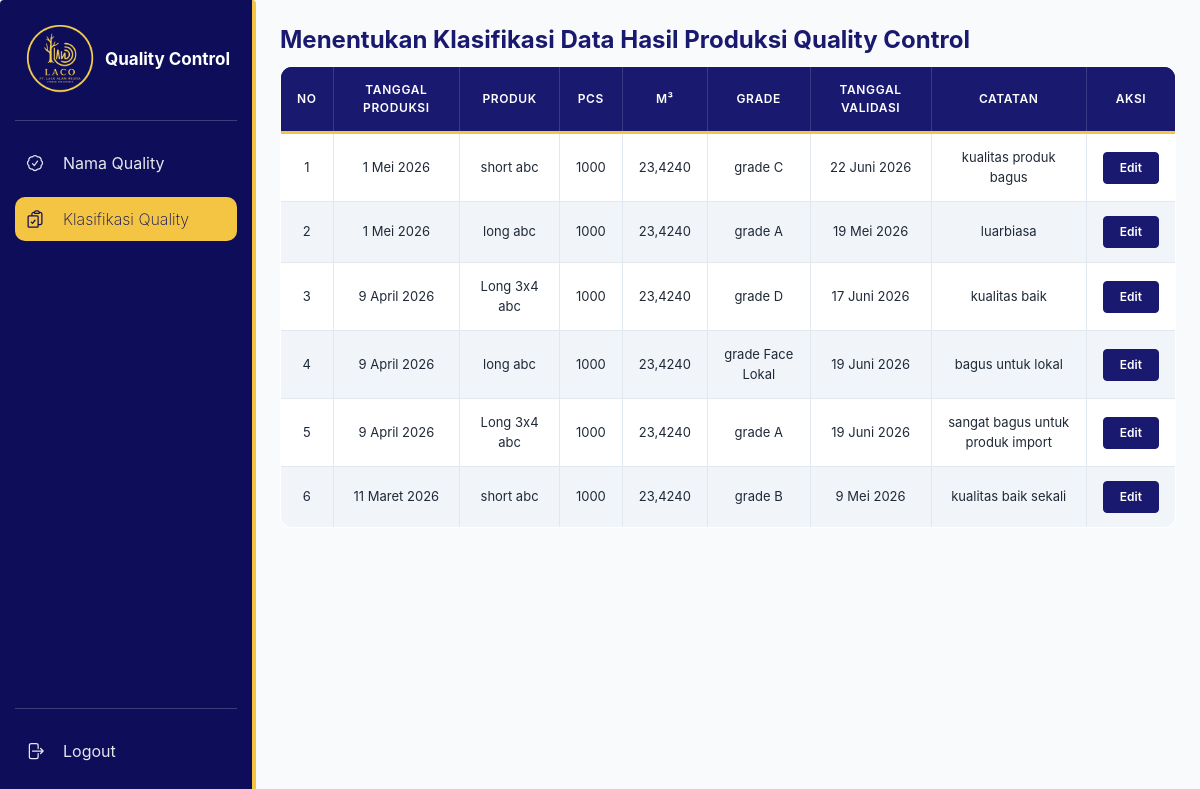
The app's page /qc/qc/ (signed in), older data.
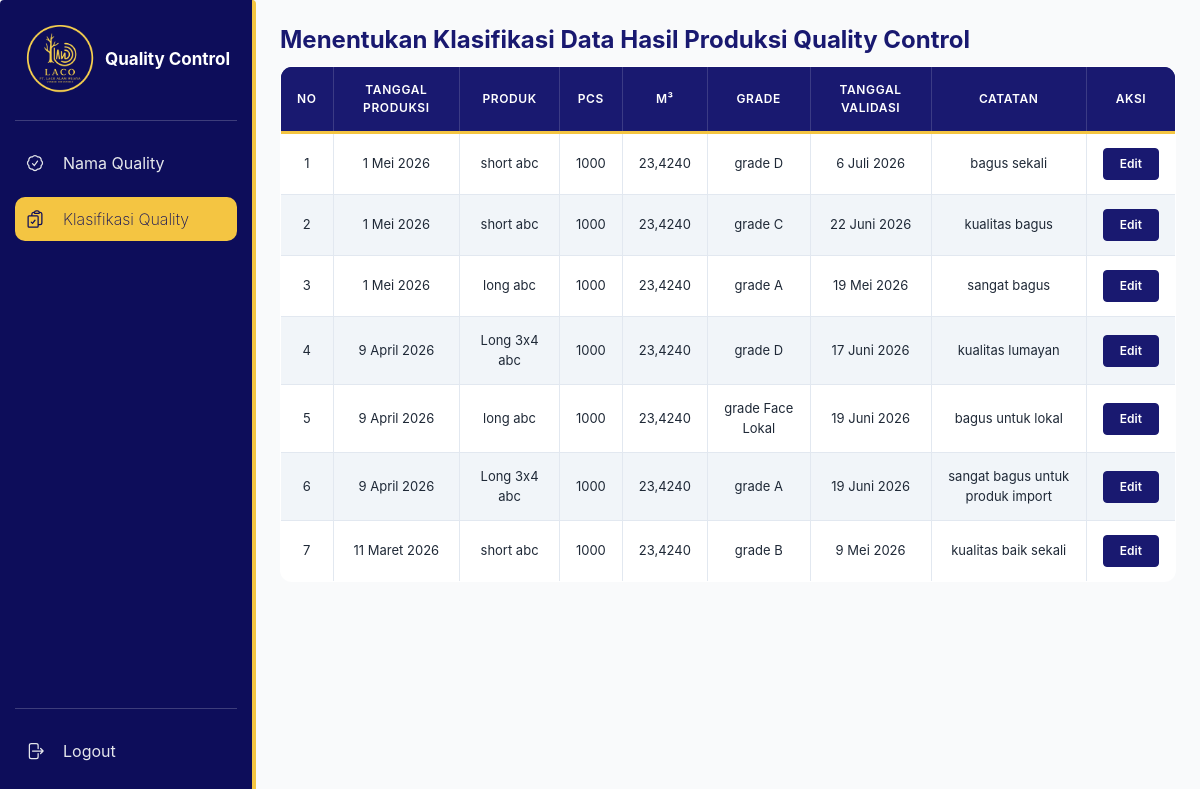
The same page, newer data.
### core/models.py (models this page shows, shortened)
class HasilProduksi(models.Model):
    proses_produksi = models.ForeignKey(ProsesProduksi, on_delete=models.CASCADE)
    pemakaian_bahan = models.ForeignKey(PemakaianBahanBaku,on_delete=models.CASCADE)
    nama_hasil_produksi = models.ForeignKey(NamaHasilProduksi, on_delete=models.CASCADE)
    quality = models.ForeignKey(Quality,on_delete=models.SET_NULL,null=True,blank=True)
    tanggal_produksi = models.DateField()
    tebal = models.DecimalField(max_digits=10, decimal_places=3)
    lebar = models.DecimalField(max_digits=10, decimal_places=3)
    panjang = models.DecimalField(max_digits=10, decimal_places=3)
    jumlah_pcs = models.PositiveIntegerField()
    jumlah_m3 = models.DecimalField(max_digits=12, decimal_places=3)
    sisa_pcs = models.PositiveIntegerField()
    sisa_m3 = models.DecimalField(max_digits=12, decimal_places=3)

class ProsesProduksi(models.Model):
    tanggal_produksi = models.DateField(default=timezone.now)
    keterangan = models.TextField(blank=True)

class NamaHasilProduksi(models.Model):
    nama_hasil_produksi = models.CharField(max_length=100,blank=True,
    null=True)
    def __str__(self):
        return self.nama_hasil_produksi

class QualityControl(models.Model):
    hasil_produksi = models.OneToOneField(
        HasilProduksi,
        on_delete=models.CASCADE,
        related_name='qc'
    )
    quality = models.ForeignKey(Quality,on_delete=models.SET_NULL,null=True,blank=True)
    tanggal_validasi = models.DateField(null=True, blank=True)
    catatan = models.TextField(blank=True, null=True)

class Quality(models.Model):
    quality = models.CharField(max_length=100, blank=True,
    null=True)

### core/views/qc.py (the view)
# urls.py: path('qc/', views.qc_list, name='qc_list'),
@login_required(login_url='login')
@role_required('qualitycontrol')
@never_cache
def qc_list(request):
    data = HasilProduksi.objects.select_related(
        'proses_produksi',
        'nama_hasil_produksi'
    ).order_by('-proses_produksi__tanggal_produksi','-id')
    paginator = Paginator(data, 10)
    page_number = request.GET.get('page')
    data = paginator.get_page(page_number)
    quality_list = Quality.objects.all()
    context = {
        'data': data,
        'quality_list': quality_list
    }
    return render(request, 'qc/list_qc.html', context)

### core/templates/qc/list_qc.html (shortened to what this page needs)
{%load static%}
<!DOCTYPE html>
<html>
<head>
    <script src="https://cdn.tailwindcss.com"></script>
    <link rel="stylesheet" href="{% static 'css/qc.css' %}">
</head>
<body class="bg-gray-50 flex h-screen overflow-hidden text-gray-800">
    {% include 'parts/sidebar_qc.html' %}
    <main class="flex-1 h-full overflow-y-auto p-6">
    <div class="content">
        <h2 class="text-2xl font-bold text-[#191970]" style="margin-bottom: 10px;">Menentukan Klasifikasi Data Hasil Produksi Quality Control</h2>
        <table border="1" cellpadding="8" cellspacing="0">
            <thead>
                <tr>
                    <th>No</th>
                    <th>Tanggal Produksi</th>
                    <th>Produk</th>
                    <th>PCS</th>
                    <th>M³</th>
                    <th>Grade</th>
                    <th>Tanggal Validasi</th>
                    <th>Catatan</th>
                    <th>Aksi</th>
                </tr>
            </thead>
            <tbody>
                {% for d in data %}
                <tr>
                    <td>{{ data.start_index|add:forloop.counter0 }}</td>
                    <td>{{ d.proses_produksi.tanggal_produksi }}</td>
                    <td>{{ d.nama_hasil_produksi }}</td>
                    <td>{{ d.jumlah_pcs }}</td>
                    <td>{{ d.jumlah_m3|floatformat:4 }}</td>
                    <td>
                        {% if d.qc and d.qc.quality %}
                        {{ d.qc.quality.quality }}
                        {% else %}
                        -
                        {% endif %}
                    </td>
                    <td>
                        {% if d.qc and d.qc.tanggal_validasi %}
                        {{ d.qc.tanggal_validasi }}
                        {% else %}
                        -
                        {% endif %}
                    </td>
                    <td>
                        {% if d.qc and d.qc.catatan %}
                        {{ d.qc.catatan }}
                        {% else %}
                        -
                        {% endif %}
                    </td>
                    <td>
                        {% if not d.qc %}
                        <button class="btn-tambah" onclick="openValidasi('{{ d.id }}')">
                            Validasi
                        </button>
                        {% else %}
                        <button class="btn-action btn-edit" onclick="openEdit(
                            '{{ d.qc.id }}',
                            '{{ d.qc.quality.id }}',
                            '{{ d.qc.status }}',
                            `{{ d.qc.catatan|default:''|escapejs }}`
                        )">
                            Edit
                        </button>
                        {% endif %}
                    </td>
                </tr>
                {% empty %}
                <tr>
                    <td colspan="10" align="center">
                        Tidak ada data
                    </td>
                </tr>
                {% endfor %}
            </tbody>
        </table>
    </div>
</main>
</body>
</html>

### core/templates/parts/sidebar_qc.html (shortened to what this page needs)
{%load static%}
<link rel="stylesheet" href="{%static 'css/sidebar_qc.css' %}">
<link rel="stylesheet" href="https://cdnjs.cloudflare.com/ajax/libs/font-awesome/6.5.1/css/all.min.css">
<div class="sidebar" style="border-radius: 4px; ">
    <div class="sidebar-top">
    <h3 class="sidebar-title">
        <a href="{% url 'dashboard_qc' %}" class="sidebar-title-link">
            <img src="{% static 'images/logo_laco2.png' %}" alt="Logo" class="sidebar-logo-circle">
            <span>Quality Control</span>
        </a>
    </h3>
    <hr class="sidebar-divider">
    <ul class="sidebar-menu">
        <li class="{% if request.path == '/qc/quality/' %}active{% endif %}">
            <a href="{% url 'quality_list' %}">
                <span>Nama Quality</span>
            </a>
        </li>
        <li class="{% if request.path == '/qc/qc/' %}active{% endif %}">
            <a href="{% url 'qc_list' %}">
                <span>Klasifikasi Quality</span>
            </a>
        </li>
    </div>
     <div class="sidebar-bottom">
        <hr class="sidebar-divider">
        <ul class="sidebar-menu">
            <li class="logout-item">
                <a href="javascript:void(0)" onclick="openLogoutModal()">
                    <span>Logout</span>
                </a>
            </li>
        </ul>
    </div>
</div>

### core/static/css/qc.css (style rules this page uses)
main { margin-left: 256px; }
table { width: 100%; background-color: #ffffff; border-collapse: separate; border-spacing: 0; border-radius: 12px; overflow: hidden; border: 1px solid #e2e8f0; font-size: 13px; }
thead { background-color: #191970; color: #ffffff; border-bottom: 3px solid #F4C542; }
th { background-color: #191970; color: #ffffff; padding: 14px 16px; text-align: center; font-weight: 600; text-transform: uppercase; font-size: 12px; letter-spacing: 0.05em; border-right: 1px solid rgba(255, 255, 255, 0.15); border-bottom: 3px solid #F4C542; }
th:last-child { border-right: none; }
tbody tr:nth-child(odd) { background-color: #ffffff; }
tbody tr:nth-child(even) { background-color: #f1f5f9; }
td { padding: 14px 16px; border-bottom: 1px solid #e2e8f0; border-right: 1px solid #e2e8f0; vertical-align: middle; text-align: center; }
td:last-child { border-right: none; }
tbody tr:last-child td { border-bottom: none; }
.content { width: 100%; }
.btn-action { padding: 6px 16px; border-radius: 4px; font-size: 12px; font-weight: 600; cursor: pointer; transition: all 0.2s ease; border: none; display: inline-flex; align-items: center; justify-content: center; }
.btn-edit { background-color: #191970; color: #ffffff; border: 1px solid #191970; }
::placeholder { color: #94a3b8; opacity: 0.8; }

### core/static/css/sidebar_qc.css (style rules this page uses)
body { font-family: 'Inter', sans-serif; }
main { margin-left: 256px; }
.sidebar { width: 256px; height: 100vh; background: #0d0d5a; position: fixed; left: 0; top: 0; color: #fff; padding: 15px; border-radius: 4px; border-right: 4px solid #F4C542; display: flex; flex-direction: column; justify-content: space-between; box-sizing: border-box; }
.sidebar-top { flex-grow: 1; }
.sidebar-divider { border: 0; height: 1px; background: rgba(255, 255, 255, 0.2); margin: 15px 0 20px 0; }
.sidebar-menu li.active { background: #F4C542; border-radius: 10px; }
.sidebar-menu li.active a { color: #0D0D5A; font-weight: 200; }
.sidebar-menu li.active svg { stroke: #0D0D5A; }
.sidebar-title-link span { font-size: 17px; font-weight: 700; color: white; }
.sidebar-logo-circle { width: 90px; height: 90px; border-radius: 50%; object-fit: cover; }
.sidebar-title { font-size: 18px; font-weight: bold; }
.sidebar-title-link { display: flex !important; align-items: center; text-decoration: none; color: white; }
.sidebar-menu { list-style: none; padding: 0; }
.sidebar-menu li { margin-bottom: 12px; }
.sidebar-menu a { color: #e5e7eb; text-decoration: none; display: flex; align-items: center; gap: 10px; padding: 10px; border-radius: 6px; }

Row changes from the older to the newer data that the page shows:
added HasilProduksi: start_index|add "1", proses_produksi.tanggal_produksi "1 Mei 2026", nama_hasil_produksi "short abc", jumlah_pcs "1000", jumlah_m3 "23,4240", qc.quality.quality "grade D", qc.tanggal_validasi "6 Juli 2026", qc.catatan "bagus sekali"
changed HasilProduksi "grade C": start_index|add "1" → "2"; qc.catatan "kualitas produk bagus" → "kualitas bagus"
changed through a linked row, HasilProduksi: start_index|add "2" → "3"; qc.catatan "luarbiasa" → "sangat bagus"
changed HasilProduksi: start_index|add "3" → "4"; qc.catatan "kualitas baik" → "kualitas lumayan"
computed for HasilProduksi "grade Face Lokal": start_index|add "4" → "5"
computed for HasilProduksi "sangat bagus untuk produk import": start_index|add "5" → "6"
computed for HasilProduksi "11 Maret 2026": start_index|add "6" → "7"
